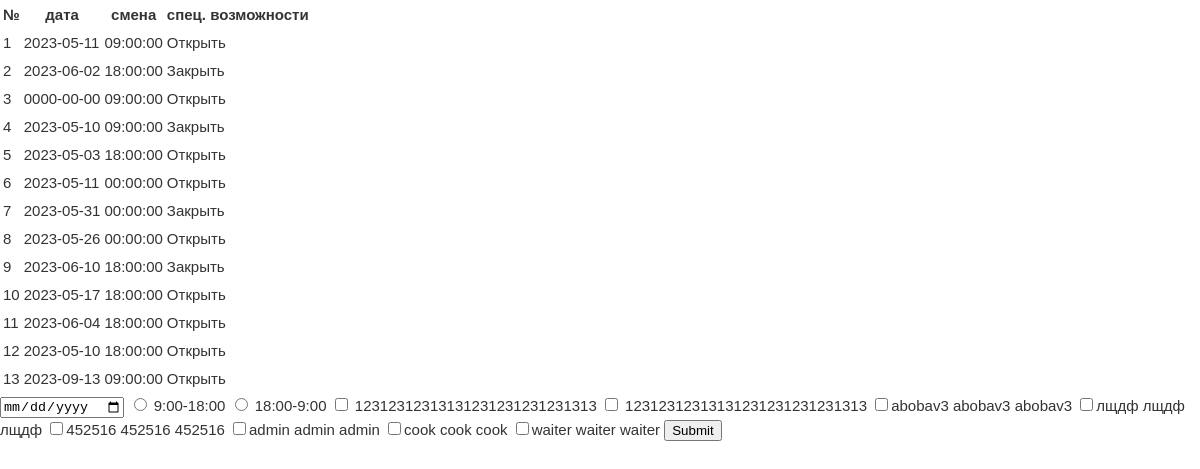
Page /pages/turns.php on the committed database.
### tables this page shows
CREATE TABLE `turns` (
  `turn_id` int(16) NOT NULL,
  `date` date NOT NULL,
  `fk_turn_time_id` time NOT NULL,
  `workers` varchar(120) NOT NULL,
  `fk_turn_status_id` varchar(40) NOT NULL
);

### pages/testUsers.php (called while the page is built)
<?php
	require_once '../php/connect.php';
	$placeholderUsers = array();
	$result = $mysql -> query("SELECT * FROM `workers` WHERE `fk_worker_status_id`=1");
	$i = 0;
	while ($row = $result -> fetch_assoc()) {
		$placeholderUsers[$i] = array(
			"name" => $row["lname"] . " " . $row["fname"] . " " . $row["mname"],
			"job" => $row["fk_role_id"],
			"isCook" => $row["fk_role_id"] == 1,
			"isWaiter" => $row["fk_role_id"] == 2,
			"isAdmin" => $row["fk_role_id"] == 3,
		);
		$i++;
	}
?>

### turns_list.php (the view)
<?php
	require_once 'connect.php';
	$result = $mysql -> query("SELECT `turn_id`, `date`, `fk_turn_time_id`, `fk_turn_status_id` FROM `turns`");
	while ($row = $result -> fetch_assoc()) {
		$id = $row['turn_id'];
		$date = $row['date'];
		$turn = $row['fk_turn_time_id'];
		$fk_turn_status_id = $row['fk_turn_status_id'];
		echo '<tr>
		<td onclick='.'linkcontent("../pages/turn.php?id=' . $id . '")'.'>'.$id.'</td>
		<td onclick='.'linkcontent("../pages/turn.php?id=' . $id . '")'.'>'.$date.'</td>
		<td onclick='.'linkcontent("../pages/turn.php?id=' . $id . '")'.'>'.$turn.'</td>
		<td onclick='.'linkcontent("../php/fireTurn.php?id=' . $id . '")'.'>'.($fk_turn_status_id == 1 ? "Открыть" : "Закрыть").'</td>
		</tr>';
	}
?>

### pages/turns.php (shortened to what this page needs)
<?php
include 'testUsers.php';
?>
<!DOCTYPE html>
<html>
<head>
</head>
<body>
	<div class="turns">
		<table class="turns-table" >
			<thead>
				<th>№</th>
				<th>дата</th>
				<th>смена</th>
				<th>спец. возможности</th>
			</thead>
			<?php require_once '../php/turns_list.php'?>
		</table>
	</div>
	<form class="new-turns" action="../php/create_turn.php" method="post">
		<input type="date" name="date" required>
		<span><input type="radio" name="fk_turn_time_id" value="9:00-18:00" required>
		<label>9:00-18:00</label></span>
		<span><input type="radio" name="fk_turn_time_id" value="18:00-9:00" required>
		<label>18:00-9:00</label></span>
		<?php
		for ($i=0; $i < count($placeholderUsers); $i++) {
			$user = $placeholderUsers[$i];
			?>
			<span>
				<input type="checkbox" value="<?=$i;?>" name="workers[]"><label><?=$user["name"];?></label>
			</span>
			<?php
		}
		?>
		<input type="submit" name="submit">
	</form>
</body>
</html>

### assets/css/style.css (style rules this page uses)
body { margin: 0; font-family: 'Montserrat', sans-serif; font-size: 15px; line-height: 1.6; color: #333; }
body { margin: 0; padding: 0; }
*, *:before, *:after { box-sizing: border-box; }

### rows in the picture
turns: turn_id "1", date "2023-05-11", fk_turn_time "09:00:00", shows "Открыть"
turns: turn_id "2", date "2023-06-02", fk_turn_time "18:00:00", shows "Закрыть"
turns: turn_id "3", date "0000-00-00", fk_turn_time "09:00:00", shows "Открыть"
turns: turn_id "4", date "2023-05-10", fk_turn_time "09:00:00", shows "Закрыть"
turns: turn_id "5", date "2023-05-03", fk_turn_time "18:00:00", shows "Открыть"
turns: turn_id "6", date "2023-05-11", fk_turn_time "00:00:00", shows "Открыть"
turns: turn_id "7", date "2023-05-31", fk_turn_time "00:00:00", shows "Закрыть"
turns: turn_id "8", date "2023-05-26", fk_turn_time "00:00:00", shows "Открыть"
turns: turn_id "9", date "2023-06-10", fk_turn_time "18:00:00", shows "Закрыть"
turns: turn_id "10", date "2023-05-17", fk_turn_time "18:00:00", shows "Открыть"
turns: turn_id "11", date "2023-06-04", fk_turn_time "18:00:00", shows "Открыть"
turns: turn_id "12", date "2023-05-10", fk_turn_time "18:00:00", shows "Открыть"
turns: turn_id "13", date "2023-09-13", fk_turn_time "09:00:00", shows "Открыть"

### other values in the picture
$user["name"] "12312312313131231231231231313"
$user["name"] "abobav3 abobav3 abobav3"
$user["name"] "лщдф лщдф лщдф"
$user["name"] "452516 452516 452516"
$user["name"] "admin admin admin"
$user["name"] "cook cook cook"
$user["name"] "waiter waiter waiter"
